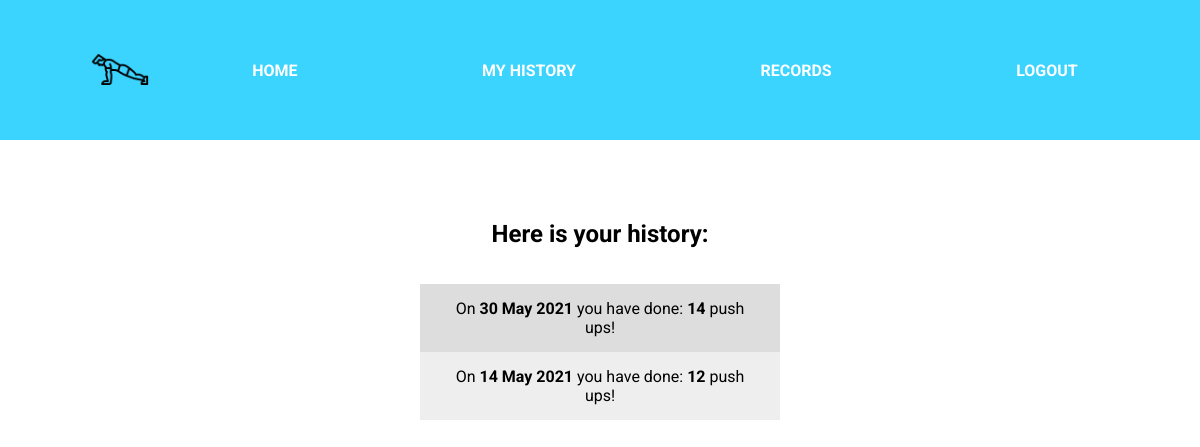
Screenshot of /myhistory/ (signed in) with the database file from the repository.
### pushapp/models.py (models this page shows)
class PushUps(models.Model):
    user = models.ForeignKey(Person, on_delete=models.CASCADE, null=True)
    numOfPushUps = IntegerRangeField(min_value=1)
    date = models.DateTimeField('date')
    class Meta:
        unique_together = ['date', 'user']

### pushapp/views.py (the view)
# urls.py: path('myhistory/', views.myhistory, name='myhistory'),
def myhistory(request):
    loggedUser = request.user.username
    pushapphistory = (PushUps.objects
                      .filter(user__user__username=loggedUser).order_by('-date')
                      )
    for item in pushapphistory:
        year = item.date.strftime("%Y")
        monthname = item.date.strftime('%B')
        day = item.date.strftime("%d")
        day = int(day) + 1
        day = str(day)
        date = day + ' ' + monthname + ' ' + year
        item.date = date
    context = {
        'numOfPushUps_list': pushapphistory,
        'loggedUser': loggedUser
    }
    return render(request, "./myhistory.html", context)

### pushapp/templates/myhistory.html
{% extends "base.html" %}
{% block history %}
<div class="myHistory_panel">
    <h2>Here is your history:</h2>
    <ul>
        {% for instace in numOfPushUps_list %}
        <li>On <b>{{instace.date}}</b> you have done: <b>{{instace.numOfPushUps}}</b> push ups!</li>
        {% endfor %}
    </ul>
</div>
{% endblock %}

### pushapp/static/styles.css (style rules this page uses)
body { margin: 0; padding: 0; box-sizing: border-box; font-family: 'Roboto', sans-serif; }
main .myHistory_panel { display: flex; flex-direction: column; align-items: center; position: absolute; top: 25%; width: 30%; }
main .myHistory_panel ul { list-style-type: none; padding: 0; width: 100%; }
main .myHistory_panel ul li { padding: 15px 20px; background-color: #ddd; text-align: center; }
main .myHistory_panel ul li:nth-child(even) { background-color: #eee; }

### rows the page displays
PushUps: date "30 May 2021", numOfPushUps "14"
PushUps: date "14 May 2021", numOfPushUps "12"
